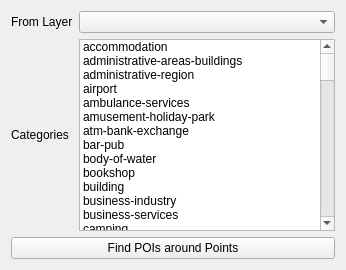
         <widget class="QWidget" name="tab_12">
          <attribute name="title">
           <string>Single Layer Input</string>
          </attribute>
          <layout class="QVBoxLayout" name="verticalLayout_8">
           <item>
            <layout class="QGridLayout" name="gridLayout_7">
             <item row="1" column="0">
              <widget class="QLabel" name="label_38">
               <property name="text">
                <string>Categories</string>
               </property>
              </widget>
             </item>
             <item row="0" column="0">
              <widget class="QLabel" name="label_36">
               <property name="text">
                <string>From Layer</string>
               </property>
              </widget>
             </item>
             <item row="1" column="1">
              <widget class="QListWidget" name="listWidgetBatch">
               <property name="selectionMode">
                <enum>QAbstractItemView::MultiSelection</enum>
               </property>
               <property name="sortingEnabled">
                <bool>true</bool>
               </property>
               <item>
                <property name="text">
                 <string>accommodation</string>
                </property>
               </item>
               <item>
                <property name="text">
                 <string>administrative-areas-buildings</string>
                </property>
               </item>
               <item>
                <property name="text">
                 <string>administrative-region</string>
                </property>
               </item>
               <item>
                <property name="text">
                 <string>airport</string>
                </property>
               </item>
               <item>
                <property name="text">
                 <string>ambulance-services</string>
                </property>
               </item>
               <item>
                <property name="text">
                 <string>amusement-holiday-park</string>
                </property>
               </item>
               <item>
                <property name="text">
                 <string>atm-bank-exchange</string>
                </property>
               </item>
               <item>
                <property name="text">
                 <string>bar-pub</string>
                </property>
               </item>
               <item>
                <property name="text">
                 <string>body-of-water</string>
                </property>
               </item>
               <item>
                <property name="text">
                 <string>bookshop</string>
                </property>
               </item>
               <item>
                <property name="text">
                 <string>building</string>
                </property>
               </item>
               <item>
                <property name="text">
                 <string>business-industry</string>
                </property>
               </item>
               <item>
                <property name="text">
                 <string>business-services</string>
                </property>
               </item>
               <item>
                <property name="text">
                 <string>camping</string>
                </property>
               </item>
               <item>
                <property name="text">
                 <string>car-dealer-repair</string>
                </property>
               </item>
               <item>
                <property name="text">
                 <string>car-rental</string>
                </property>
               </item>
               <item>
                <property name="text">
                 <string>casino</string>
                </property>
               </item>
               <item>
                <property name="text">
                 <string>cinema</string>
                </property>
               </item>
               <item>
                <property name="text">
                 <string>city-town-village</string>
                </property>
               </item>
               <item>
                <property name="text">
                 <string>clothing-accessories-shop</string>
                </property>
               </item>
               <item>
                <property name="text">
                 <string>coffee</string>
                </property>
               </item>
               <item>
                <property name="text">
                 <string>coffee-tea</string>
                </property>
               </item>
               <item>
                <property name="text">
                 <string>communication-media</string>
                </property>
               </item>
               <item>
                <property name="text">
                 <string>dance-night-club</string>
                </property>
               </item>
               <item>
                <property name="text">
                 <string>department-store</string>
                </property>
               </item>
               <item>
                <property name="text">
                 <string>eat-drink</string>
                </property>
               </item>
               <item>
                <property name="text">
                 <string>education-facility</string>
                </property>
               </item>
               <item>
                <property name="text">
                 <string>electronics-shop</string>
                </property>
               </item>
               <item>
                <property name="text">
                 <string>ev-charging-station</string>
                </property>
               </item>
               <item>
                <property name="text">
                 <string>facilities</string>
                </property>
               </item>
               <item>
                <property name="text">
                 <string>facility</string>
                </property>
               </item>
               <item>
                <property name="text">
                 <string>fair-convention-facility</string>
                </property>
               </item>
               <item>
                <property name="text">
                 <string>ferry-terminal</string>
                </property>
               </item>
               <item>
                <property name="text">
                 <string>fire-department</string>
                </property>
               </item>
               <item>
                <property name="text">
                 <string>food-drink</string>
                </property>
               </item>
               <item>
                <property name="text">
                 <string>forest-heath-vegetation</string>
                </property>
               </item>
               <item>
                <property name="text">
                 <string>going-out</string>
                </property>
               </item>
               <item>
                <property name="text">
                 <string>government-community-facility</string>
                </property>
               </item>
               <item>
                <property name="text">
                 <string>hardware-house-garden-shop</string>
                </property>
               </item>
               <item>
                <property name="text">
                 <string>hospital-health-care-facility</string>
                </property>
               </item>
               <item>
                <property name="text">
                 <string>hospital-health-care-facility</string>
                </property>
               </item>
               <item>
                <property name="text">
                 <string>hostel</string>
                </property>
               </item>
               <item>
                <property name="text">
                 <string>hotel</string>
                </property>
               </item>
               <item>
                <property name="text">
                 <string>intersection</string>
                </property>
               </item>
               <item>
                <property name="text">
                 <string>kiosk-convenience-store</string>
                </property>
               </item>
               <item>
                <property name="text">
                 <string>landmark-attraction</string>
                </property>
               </item>
               <item>
                <property name="text">
                 <string>leisure-outdoor</string>
                </property>
               </item>
               <item>
                <property name="text">
                 <string>library</string>
                </property>
               </item>
               <item>
                <property name="text">
                 <string>mall</string>
                </property>
               </item>
               <item>
                <property name="text">
                 <string>motel</string>
                </property>
               </item>
               <item>
                <property name="text">
                 <string>mountain-hill</string>
                </property>
               </item>
               <item>
                <property name="text">
                 <string>museum</string>
                </property>
               </item>
               <item>
                <property name="text">
                 <string>natural-geographical</string>
                </property>
               </item>
               <item>
                <property name="text">
                 <string>outdoor-area-complex</string>
                </property>
               </item>
               <item>
                <property name="text">
                 <string>parking-facility</string>
                </property>
               </item>
               <item>
                <property name="text">
                 <string>petrol-station</string>
                </property>
               </item>
               <item>
                <property name="text">
                 <string>pharmacy</string>
                </property>
               </item>
               <item>
                <property name="text">
                 <string>police-emergency</string>
                </property>
               </item>
               <item>
                <property name="text">
                 <string>police-station</string>
                </property>
               </item>
               <item>
                <property name="text">
                 <string>post-office</string>
                </property>
               </item>
               <item>
                <property name="text">
                 <string>postal-area</string>
                </property>
               </item>
               <item>
                <property name="text">
                 <string>public-transport</string>
                </property>
               </item>
               <item>
                <property name="text">
                 <string>railway-station</string>
                </property>
               </item>
               <item>
                <property name="text">
                 <string>recreation</string>
                </property>
               </item>
               <item>
                <property name="text">
                 <string>religious-place</string>
                </property>
               </item>
               <item>
                <property name="text">
                 <string>restaurant</string>
                </property>
               </item>
               <item>
                <property name="text">
                 <string>service</string>
                </property>
               </item>
               <item>
                <property name="text">
                 <string>shop</string>
                </property>
               </item>
               <item>
                <property name="text">
                 <string>shopping</string>
                </property>
               </item>
               <item>
                <property name="text">
                 <string>sights-museums</string>
                </property>
               </item>
               <item>
                <property name="text">
                 <string>snacks-fast-food</string>
                </property>
               </item>
               <item>
                <property name="text">
                 <string>sport-outdoor-shop</string>
                </property>
               </item>
               <item>
                <property name="text">
                 <string>sports-facility-venue</string>
                </property>
               </item>
               <item>
                <property name="text">
                 <string>street-square</string>
                </property>
               </item>
               <item>
                <property name="text">
                 <string>taxi-stand</string>
                </property>
               </item>
               <item>
                <property name="text">
                 <string>tea</string>
                </property>
               </item>
               <item>
                <property name="text">
                 <string>theatre-music-culture</string>
                </property>
               </item>
               <item>
                <property name="text">
                 <string>toilet-rest-area</string>
                </property>
               </item>
               <item>
                <property name="text">
                 <string>tourist-information</string>
                </property>
               </item>
               <item>
                <property name="text">
                 <string>transport</string>
                </property>
               </item>
               <item>
                <property name="text">
                 <string>travel-agency</string>
                </property>
               </item>
               <item>
                <property name="text">
                 <string>undersea-feature</string>
                </property>
               </item>
               <item>
                <property name="text">
                 <string>wine-and-liquor</string>
                </property>
               </item>
               <item>
                <property name="text">
                 <string>zoo</string>
                </property>
               </item>
              </widget>
             </item>
             <item row="0" column="1">
              <widget class="QgsMapLayerComboBox" name="FindPOISLayer"/>
             </item>
            </layout>
           </item>
           <item>
            <widget class="QPushButton" name="findPOISButtonBatch">
             <property name="text">
              <string>Find POIs around Points</string>
             </property>
            </widget>
           </item>
          </layout>
         </widget>
